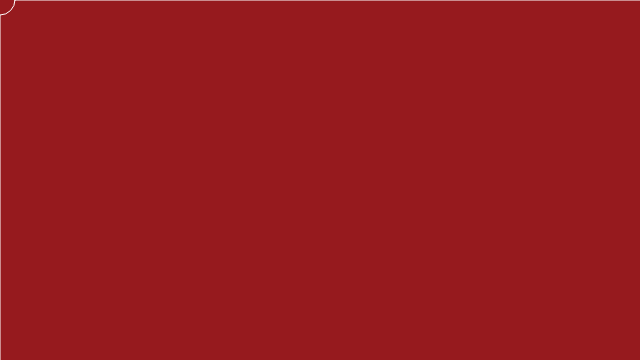
Frame 1 (no input)
Frame 60 (no input): identical to frame 1, image omitted
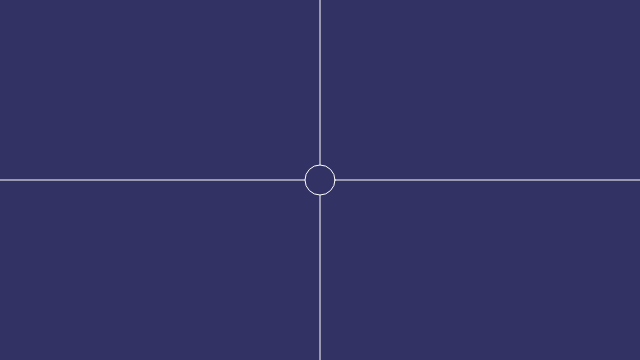
Frame 120 (the mouse pressed at the canvas centre since frame 60)

The p5.js sketch that drew these frames (run headless with seeded random() and noise() and a simulated clock; from frame 60 on, the mouse is pressed at the canvas centre):

// p5.js sketch
// ── sketch.js
function setup() {
	// create a place to draw
	createCanvas(640, 360);
	noStroke();

}

function draw() {
	// clear the background
	background(150, 26, 30);

	// set a fill color
	fill(150, 26, 30);
	stroke(255, 255, 255);
	// draw the ellipse
	line(mouseX, 0, mouseX, 640);
	line(640, mouseY, 0, mouseY);
	ellipse(mouseX, mouseY, 30, 30);

	if(mouseIsPressed){
		  background(50, 50, 100);
			fill(50, 50, 100);
			stroke(255, 255, 255);
			line(mouseX, 0, mouseX, 640);
			line(640, mouseY, 0, mouseY);
			ellipse(mouseX,mouseY,30, 30);
	} else {
			background(150, 26, 30);
			fill(150, 26, 30);
			stroke(255, 255, 255);
			line(mouseX, 0, mouseX, 640);
			line(640, mouseY, 0, mouseY);
			ellipse(mouseX, mouseY, 30, 30);

	}



}
